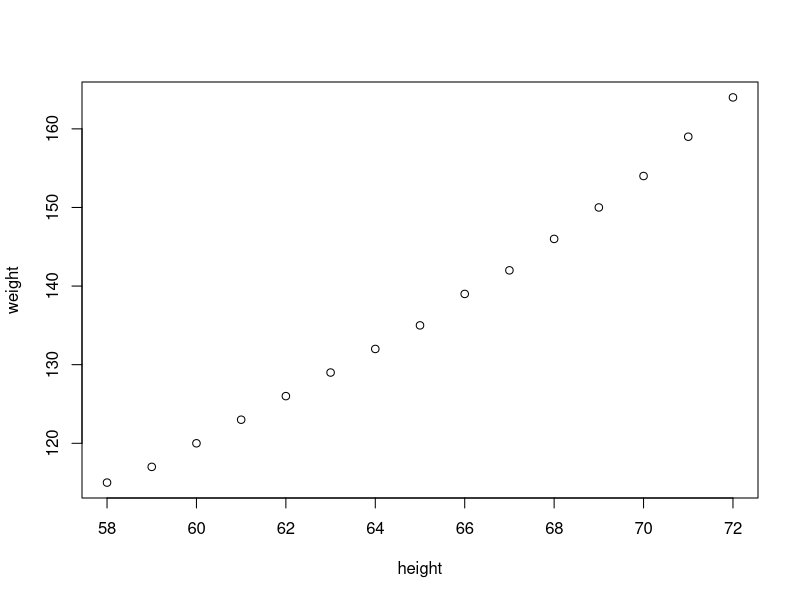
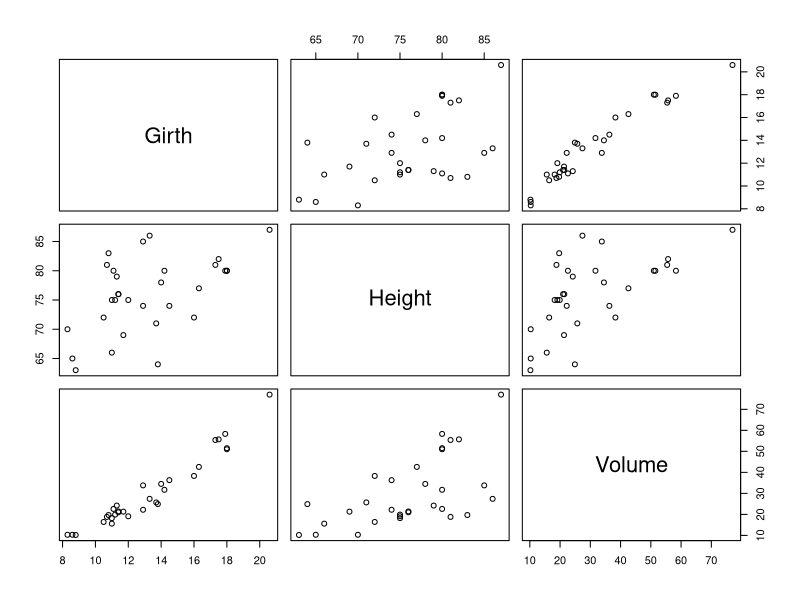

The R source for these figures, in order:
## ---- chunk 1
knitr::opts_chunk$set(echo=TRUE, message=FALSE, warning=FALSE)
## ---- chunk 2
plot(women)
## ---- chunk 3
summary(trees)
## ---- chunk 4
library(knitr)
summary_data <- apply(trees,2,function(x)
  {return(c(Average=mean(x), Median=median(x), SD =sd(x), Range =range(x)))})
kable(summary_data, digits=2,
      caption=paste("This table caption really describes what this table is about
                    and what interesting facts it is revealing.",
                    "\\label{summary-data}"))
## ---- chunk 5
library(knitr)
x <- head(mtcars)
kable(x, format = 'latex', booktabs = TRUE)
## ---- chunk 6
plot(trees)
